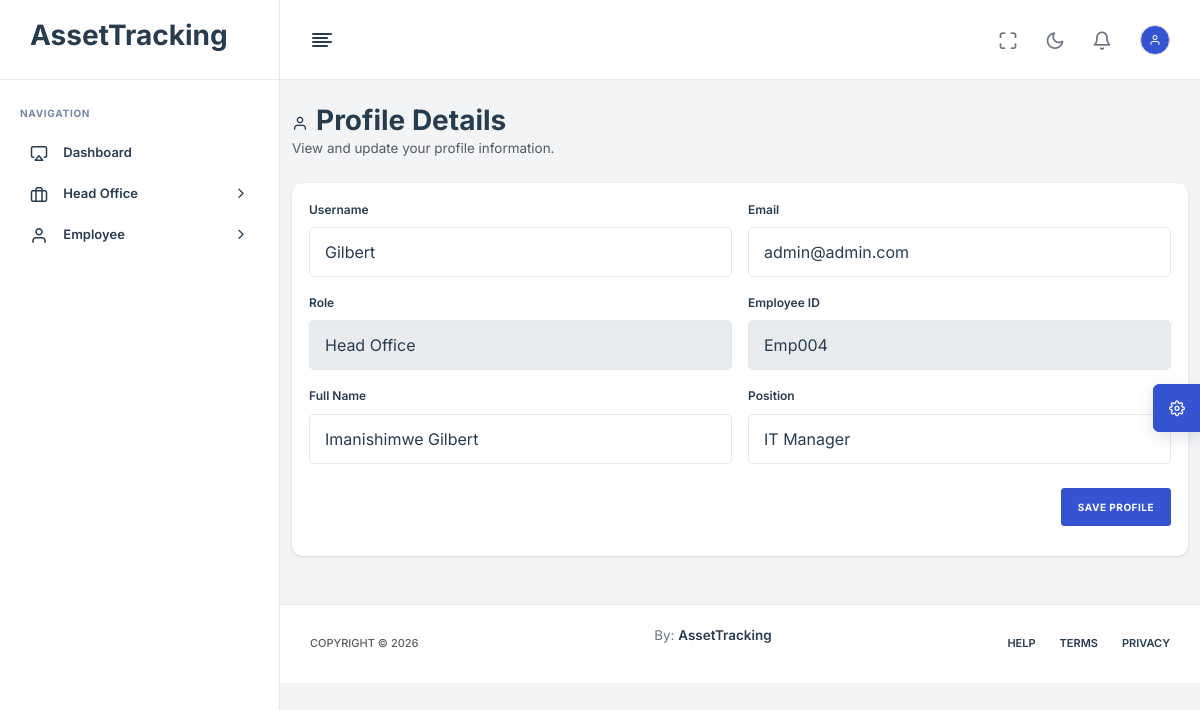
Page /profile/ (signed in) on the earlier database version.
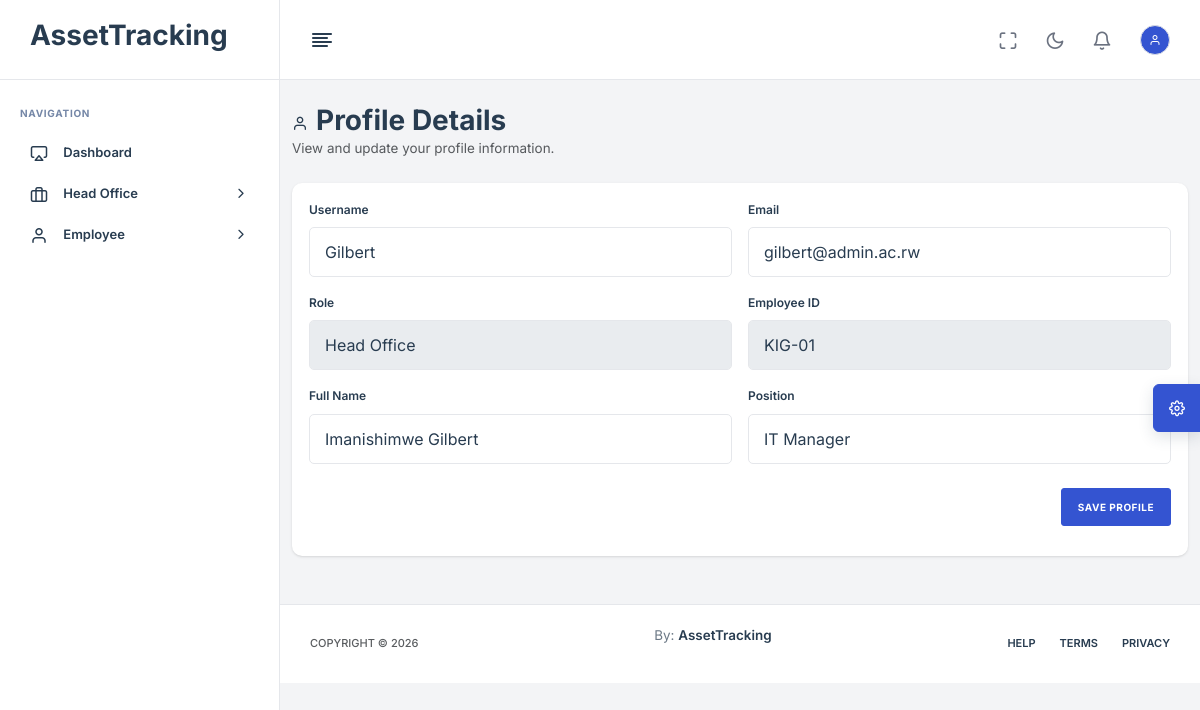
Same page on the later database version.
### App/models.py (models this page shows, shortened)
class User(AbstractBaseUser, PermissionsMixin):
    ROLE_CHOICES = [
        ('HEAD_OFFICE', 'Head Office'),
        ('BRANCH_MANAGER', 'Branch Manager'),
        ('TECHNICIAN', 'Technician'),
        ('EMPLOYEE', 'Employee'),
    ]
    username = models.CharField(max_length=150, unique=True)
    email = models.EmailField(unique=True)
    role = models.CharField(max_length=20, choices=ROLE_CHOICES, default='EMPLOYEE')
    is_active = models.BooleanField(default=True)
    is_staff = models.BooleanField(default=False)
    must_change_password = models.BooleanField(default=False)
    date_joined = models.DateTimeField(auto_now_add=True)
    objects = UserManager()
    USERNAME_FIELD = 'username'
    REQUIRED_FIELDS = ['email']

class Employee(models.Model):
    STATUS_CHOICES = [
        ('ACTIVE', 'Active'),
        ('INACTIVE', 'Inactive'),
        ('EXITED', 'Exited'),
    ]
    user = models.OneToOneField(settings.AUTH_USER_MODEL, on_delete=models.CASCADE, null=True, blank=True)
    employee_id = models.CharField(max_length=100, unique=True, null=True, blank=True)
    full_name = models.CharField(max_length=255)
    position = models.CharField(max_length=255)
    branch = models.ForeignKey(Branch, on_delete=models.SET_NULL, null=True, related_name='employees')
    department = models.ForeignKey(Department, on_delete=models.SET_NULL, null=True, blank=True)
    status = models.CharField(max_length=10, choices=STATUS_CHOICES, default='ACTIVE')
    hire_date = models.DateField(null=True, blank=True)
    exit_date = models.DateField(null=True, blank=True)

### App/views.py (the view, shortened to what this page needs)
# urls.py: path("profile/", profile_details, name="profile_details"),
@login_required
def profile_details(request):
    employee = _employee_for_user(request.user)
    return render(request, "ProfileDetails.html", {"employee": employee})

### App/views.py (called while the page is built)
def _employee_for_user(user):
    return Employee.objects.select_related("branch", "department").filter(user=user).first()

### templates/ProfileDetails.html (shortened to what this page needs)
{% extends 'base.html' %}
{% block content %}
<div class="container-fluid py-4">
    <div class="row mb-4">
        <div class="col-12">
            <h1 class="h3 mb-0"><i class="feather-user me-2"></i>Profile Details</h1>
            <p class="text-muted mb-0">View and update your profile information.</p>
        </div>
    </div>
    <div class="card">
        <form method="post" class="card-body">
            <div class="row g-3">
                <div class="col-md-6">
                    <label class="form-label">Username</label>
                    <input class="form-control" name="username" value="{{ request.user.username }}" required>
                </div>
                <div class="col-md-6">
                    <label class="form-label">Email</label>
                    <input class="form-control" type="email" name="email" value="{{ request.user.email }}" required>
                </div>
                <div class="col-md-6">
                    <label class="form-label">Role</label>
                    <input class="form-control" value="{{ request.user.get_role_display }}" disabled>
                </div>
                <div class="col-md-6">
                    <label class="form-label">Employee ID</label>
                    <input class="form-control" value="{{ employee.employee_id|default:'-' }}" disabled>
                </div>
                <div class="col-md-6">
                    <label class="form-label">Full Name</label>
                    <input class="form-control" name="full_name" value="{{ employee.full_name|default:'' }}">
                </div>
                <div class="col-md-6">
                    <label class="form-label">Position</label>
                    <input class="form-control" name="position" value="{{ employee.position|default:'' }}">
                </div>
            </div>
            <div class="d-flex justify-content-end mt-4">
                <button class="btn btn-primary" type="submit">Save Profile</button>
            </div>
        </form>
    </div>
</div>
{% endblock %}

### templates/base.html (shortened to what this page needs)
{% load static %}
<html lang="zxx">
<head>
    <link rel="stylesheet" type="text/css" href="{% static 'assets/css/bootstrap.min.css' %}" />
    <link rel="stylesheet" type="text/css" href="{% static 'assets/vendors/css/vendors.min.css' %}" />
    <link rel="stylesheet" type="text/css" href="{% static 'assets/vendors/css/daterangepicker.min.css' %}" />
    <link rel="stylesheet" type="text/css" href="{% static 'assets/css/theme.min.css' %}" />
</head>
<body {% block body_attrs %}{% endblock %}>
    <nav class="nxl-navigation">
        <div class="navbar-wrapper">
            <div class="m-header">
                <a href="#" class="b-brand">
                    <h3>AssetTracking</h3>
                </a>
            </div>
            <div class="navbar-content">
                <ul class="nxl-navbar">
                    <li class="nxl-item nxl-caption">
                        <label>Navigation</label>
                    </li>
                    {% if request.user.is_authenticated %}
                        <li class="nxl-item nxl-hasmenu">
                            <a href="{% url 'dashboard_redirect' %}" class="nxl-link">
                                <span class="nxl-micon"><i class="feather-airplay"></i></span>
                                <span class="nxl-mtext">Dashboard</span>
                            </a>
                        </li>
                        {% if request.user.role == 'HEAD_OFFICE' %}
                            <li class="nxl-item nxl-hasmenu">
                                <a href="javascript:void(0);" class="nxl-link">
                                    <span class="nxl-micon"><i class="feather-briefcase"></i></span>
                                    <span class="nxl-mtext">Head Office</span><span class="nxl-arrow"><i class="feather-chevron-right"></i></span>
                                </a>
                            </li>
                            <li class="nxl-item nxl-hasmenu">
                                <a href="javascript:void(0);" class="nxl-link">
                                    <span class="nxl-micon"><i class="feather-user"></i></span>
                                    <span class="nxl-mtext">Employee</span><span class="nxl-arrow"><i class="feather-chevron-right"></i></span>
                                </a>
                            </li>
                        {% endif %}
                    {% endif %}
                </ul>
            </div>
        </div>
    </nav>
    <header class="nxl-header">
        <div class="header-wrapper">
            <div class="header-left d-flex align-items-center gap-4">
                <div class="nxl-navigation-toggle">
                    <a href="javascript:void(0);" id="menu-mini-button">
                        <i class="feather-align-left"></i>
                    </a>
                </div>
            </div>
            <div class="header-right ms-auto">
                <div class="d-flex align-items-center">
                    <div class="nxl-h-item d-none d-sm-flex">
                        <div class="full-screen-switcher">
                            <a href="javascript:void(0);" class="nxl-head-link me-0"
                                onclick="$('body').fullScreenHelper('toggle');">
                                <i class="feather-maximize maximize"></i>
                            </a>
                        </div>
                    </div>
                    <div class="nxl-h-item dark-light-theme">
                        <a href="javascript:void(0);" class="nxl-head-link me-0 dark-button">
                            <i class="feather-moon"></i>
                        </a>
                    </div>
                    <div class="dropdown nxl-h-item">
                        <a class="nxl-head-link me-3" data-bs-toggle="dropdown" href="#" role="button"
                            data-bs-auto-close="outside">
                            <i class="feather-bell"></i>
                        </a>
                    </div>
                    <div class="dropdown nxl-h-item">
                        <a href="javascript:void(0);" data-bs-toggle="dropdown" role="button"
                            data-bs-auto-close="outside">
                            <span class="avatar-text avatar-md bg-primary text-white"><i class="feather-user"></i></span>
                        </a>
                    </div>
                </div>
            </div>
    </header>
    <main class="nxl-container">
        {% block content %}
        {% endblock %}
        <footer class="footer">
            <p class="fs-11 text-muted fw-medium text-uppercase mb-0 copyright">
                <span>Copyright ©</span>
            </p>
            <p><span>By: <a href="">AssetTracking</a></span></p>
            <div class="d-flex align-items-center gap-4">
                <a href="javascript:void(0);" class="fs-11 fw-semibold text-uppercase">Help</a>
                <a href="javascript:void(0);" class="fs-11 fw-semibold text-uppercase">Terms</a>
                <a href="javascript:void(0);" class="fs-11 fw-semibold text-uppercase">Privacy</a>
            </div>
        </footer>
    </main>
    <div class="theme-customizer">
        <div class="customizer-handle">
            <a href="javascript:void(0);" class="cutomizer-open-trigger bg-primary">
                <i class="feather-settings"></i>
            </a>
        </div>
    </div>
</body>
</html>

Differences in the rows shown:
no longer on this page (row edited): Employee: employee_id "Emp004", full_name "Imanishimwe Gilbert", position "IT Manager"
changed User "Gilbert": email "admin@admin.com" → "gilbert@admin.ac.rw"
added Employee: employee_id "KIG-01", full_name "Imanishimwe Gilbert", position "IT Manager"
